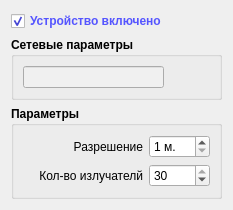
             <widget class="QWidget" name="pageECHOMulti">
              <property name="geometry">
               <rect>
                <x>0</x>
                <y>0</y>
                <width>221</width>
                <height>196</height>
               </rect>
              </property>
              <attribute name="label">
               <string>Многолучевой</string>
              </attribute>
              <layout class="QVBoxLayout" name="verticalLayout_20">
               <item>
                <widget class="QCheckBox" name="checkECHOMultiEnabled">
                 <property name="minimumSize">
                  <size>
                   <width>0</width>
                   <height>20</height>
                  </size>
                 </property>
                 <property name="font">
                  <font>
                   <weight>75</weight>
                   <bold>true</bold>
                  </font>
                 </property>
                 <property name="styleSheet">
                  <string notr="true">color: rgb(85, 85, 255);</string>
                 </property>
                 <property name="text">
                  <string>Устройство включено</string>
                 </property>
                 <property name="checked">
                  <bool>true</bool>
                 </property>
                </widget>
               </item>
               <item>
                <widget class="QGroupBox" name="gbInterfaceECHO">
                 <property name="font">
                  <font>
                   <weight>75</weight>
                   <bold>true</bold>
                  </font>
                 </property>
                 <property name="title">
                  <string>Сетевые параметры</string>
                 </property>
                 <layout class="QHBoxLayout" name="horizontalLayout_19">
                  <item>
                   <widget class="QLineEdit" name="editECHOMultiInterface">
                    <property name="sizePolicy">
                     <sizepolicy hsizetype="Expanding" vsizetype="Minimum">
                      <horstretch>0</horstretch>
                      <verstretch>0</verstretch>
                     </sizepolicy>
                    </property>
                    <property name="font">
                     <font>
                      <weight>50</weight>
                      <bold>false</bold>
                     </font>
                    </property>
                    <property name="styleSheet">
                     <string notr="true">background-color: rgb(240, 240, 240);
color: rgb(0, 0, 127);</string>
                    </property>
                    <property name="readOnly">
                     <bool>true</bool>
                    </property>
                   </widget>
                  </item>
                  <item>
                   <widget class="QPushButton" name="bnECHOMultiEditNetworkParams">
                    <property name="sizePolicy">
                     <sizepolicy hsizetype="Fixed" vsizetype="Fixed">
                      <horstretch>0</horstretch>
                      <verstretch>0</verstretch>
                     </sizepolicy>
                    </property>
                    <property name="text">
                     <string/>
                    </property>
                    <property name="icon">
                     <iconset resource="res.qrc">
                      <normaloff>:/buttons/Icons/Gears.ico</normaloff>:/buttons/Icons/Gears.ico</iconset>
                    </property>
                    <property name="flat">
                     <bool>true</bool>
                    </property>
                   </widget>
                  </item>
                 </layout>
                </widget>
               </item>
               <item>
                <widget class="QGroupBox" name="gbECHOParams">
                 <property name="font">
                  <font>
                   <weight>75</weight>
                   <bold>true</bold>
                  </font>
                 </property>
                 <property name="title">
                  <string>Параметры</string>
                 </property>
                 <property name="flat">
                  <bool>false</bool>
                 </property>
                 <layout class="QVBoxLayout" name="verticalLayout">
                  <item>
                   <layout class="QHBoxLayout" name="horizontalLayout_31">
                    <item>
                     <widget class="QLabel" name="label_28">
                      <property name="minimumSize">
                       <size>
                        <width>120</width>
                        <height>0</height>
                       </size>
                      </property>
                      <property name="maximumSize">
                       <size>
                        <width>60</width>
                        <height>16777215</height>
                       </size>
                      </property>
                      <property name="font">
                       <font>
                        <weight>50</weight>
                        <bold>false</bold>
                       </font>
                      </property>
                      <property name="text">
                       <string>Разрешение</string>
                      </property>
                      <property name="alignment">
                       <set>Qt::AlignRight|Qt::AlignTrailing|Qt::AlignVCenter</set>
                      </property>
                     </widget>
                    </item>
                    <item>
                     <widget class="QSpinBox" name="spinECHOMultiUploadClearance">
                      <property name="sizePolicy">
                       <sizepolicy hsizetype="Preferred" vsizetype="Fixed">
                        <horstretch>0</horstretch>
                        <verstretch>0</verstretch>
                       </sizepolicy>
                      </property>
                      <property name="font">
                       <font>
                        <weight>50</weight>
                        <bold>false</bold>
                       </font>
                      </property>
                      <property name="suffix">
                       <string> м.</string>
                      </property>
                      <property name="minimum">
                       <number>1</number>
                      </property>
                      <property name="maximum">
                       <number>10000</number>
                      </property>
                      <property name="value">
                       <number>1</number>
                      </property>
                     </widget>
                    </item>
                   </layout>
                  </item>
                  <item>
                   <layout class="QHBoxLayout" name="horizontalLayout_36">
                    <item>
                     <widget class="QLabel" name="label_29">
                      <property name="minimumSize">
                       <size>
                        <width>120</width>
                        <height>0</height>
                       </size>
                      </property>
                      <property name="maximumSize">
                       <size>
                        <width>60</width>
                        <height>16777215</height>
                       </size>
                      </property>
                      <property name="font">
                       <font>
                        <weight>50</weight>
                        <bold>false</bold>
                       </font>
                      </property>
                      <property name="text">
                       <string>Кол-во излучателй</string>
                      </property>
                      <property name="alignment">
                       <set>Qt::AlignRight|Qt::AlignTrailing|Qt::AlignVCenter</set>
                      </property>
                     </widget>
                    </item>
                    <item>
                     <widget class="QSpinBox" name="spinECHOMultiBeamCount">
                      <property name="sizePolicy">
                       <sizepolicy hsizetype="Preferred" vsizetype="Fixed">
                        <horstretch>0</horstretch>
                        <verstretch>0</verstretch>
                       </sizepolicy>
                      </property>
                      <property name="font">
                       <font>
                        <weight>50</weight>
                        <bold>false</bold>
                       </font>
                      </property>
                      <property name="suffix">
                       <string/>
                      </property>
                      <property name="minimum">
                       <number>1</number>
                      </property>
                      <property name="maximum">
                       <number>30</number>
                      </property>
                      <property name="singleStep">
                       <number>2</number>
                      </property>
                      <property name="value">
                       <number>30</number>
                      </property>
                     </widget>
                    </item>
                   </layout>
                  </item>
                 </layout>
                </widget>
               </item>
               <item>
                <spacer name="verticalSpacer_6">
                 <property name="orientation">
                  <enum>Qt::Vertical</enum>
                 </property>
                 <property name="sizeHint" stdset="0">
                  <size>
                   <width>20</width>
                   <height>36</height>
                  </size>
                 </property>
                </spacer>
               </item>
              </layout>
             </widget>
